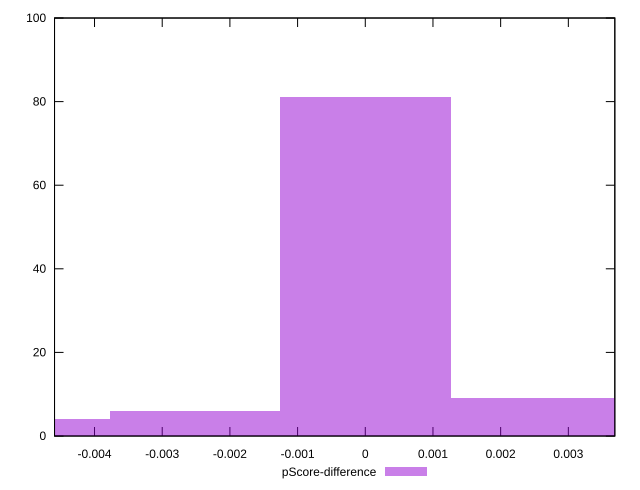

This figure's gnuplot source:
reset

$pScoreDifference <<EOF
0 81
-0.0025185060441555713 6
0.0025185060441555713 9
-0.005037012088311143 4
EOF

set key outside below
set boxwidth 0.0025185060441555713
set xrange [-0.004590833981831799:0.0036866656939189557]
set yrange [0:100]
set trange [0:100]
set style fill transparent solid 0.5 noborder
set terminal svg size 640, 490 enhanced background rgb 'white'
set output "reports/report_00033_2021-03-01T14-23-16.841Z/uses-rel-preconnect/samples/astro-inner-cached/pScore-difference/histogram.svg"

plot $pScoreDifference title "pScore-difference" with boxes

reset
